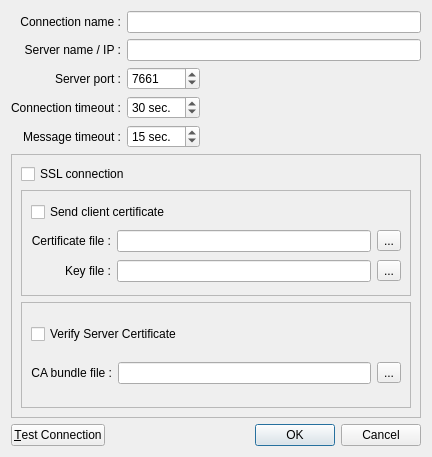
<?xml version="1.0" encoding="UTF-8"?>
<ui version="4.0">
 <class>ServerDefinitionDialog</class>
 <widget class="QDialog" name="ServerDefinitionDialog">
  <property name="windowModality">
   <enum>Qt::WindowModal</enum>
  </property>
  <property name="geometry">
   <rect>
    <x>0</x>
    <y>0</y>
    <width>432</width>
    <height>457</height>
   </rect>
  </property>
  <property name="windowTitle">
   <string>Connection Parameters</string>
  </property>
  <property name="windowIcon">
   <iconset resource="../qtclient/qtclient.qrc">
    <normaloff>:/images/world.png</normaloff>:/images/world.png</iconset>
  </property>
  <layout class="QGridLayout" name="gridLayout_5">
   <item row="0" column="0">
    <layout class="QGridLayout" name="gridLayout">
     <item row="1" column="1" colspan="2">
      <widget class="QLineEdit" name="hostEdit"/>
     </item>
     <item row="2" column="0">
      <widget class="QLabel" name="portLbl">
       <property name="text">
        <string>Server port :</string>
       </property>
       <property name="alignment">
        <set>Qt::AlignRight|Qt::AlignTrailing|Qt::AlignVCenter</set>
       </property>
      </widget>
     </item>
     <item row="0" column="0">
      <widget class="QLabel" name="nameLbl">
       <property name="text">
        <string>Connection name :</string>
       </property>
       <property name="alignment">
        <set>Qt::AlignRight|Qt::AlignTrailing|Qt::AlignVCenter</set>
       </property>
      </widget>
     </item>
     <item row="2" column="1">
      <widget class="QSpinBox" name="portSpinBox">
       <property name="minimum">
        <number>1</number>
       </property>
       <property name="maximum">
        <number>65535</number>
       </property>
       <property name="value">
        <number>7661</number>
       </property>
      </widget>
     </item>
     <item row="0" column="1" colspan="2">
      <widget class="QLineEdit" name="nameEdit"/>
     </item>
     <item row="1" column="0">
      <widget class="QLabel" name="hostLbl">
       <property name="text">
        <string>Server name / IP :</string>
       </property>
       <property name="alignment">
        <set>Qt::AlignRight|Qt::AlignTrailing|Qt::AlignVCenter</set>
       </property>
      </widget>
     </item>
     <item row="3" column="2">
      <spacer name="horizontalSpacer">
       <property name="orientation">
        <enum>Qt::Horizontal</enum>
       </property>
       <property name="sizeType">
        <enum>QSizePolicy::Expanding</enum>
       </property>
       <property name="sizeHint" stdset="0">
        <size>
         <width>179</width>
         <height>20</height>
        </size>
       </property>
      </spacer>
     </item>
     <item row="4" column="1">
      <widget class="QSpinBox" name="msgTimeoutSpinBox">
       <property name="suffix">
        <string> sec.</string>
       </property>
       <property name="maximum">
        <number>999</number>
       </property>
       <property name="value">
        <number>15</number>
       </property>
      </widget>
     </item>
     <item row="3" column="1">
      <widget class="QSpinBox" name="connTimeoutSpinBox">
       <property name="suffix">
        <string> sec.</string>
       </property>
       <property name="maximum">
        <number>999</number>
       </property>
       <property name="value">
        <number>30</number>
       </property>
      </widget>
     </item>
     <item row="3" column="0">
      <widget class="QLabel" name="connTimeoutLbl">
       <property name="text">
        <string>Connection timeout :</string>
       </property>
      </widget>
     </item>
     <item row="4" column="0">
      <widget class="QLabel" name="msgTimeoutLbl">
       <property name="text">
        <string>Message timeout :</string>
       </property>
       <property name="alignment">
        <set>Qt::AlignRight|Qt::AlignTrailing|Qt::AlignVCenter</set>
       </property>
      </widget>
     </item>
    </layout>
   </item>
   <item row="2" column="0">
    <layout class="QHBoxLayout" name="horizontalLayout">
     <item>
      <widget class="QPushButton" name="testBttn">
       <property name="text">
        <string>&amp;Test Connection</string>
       </property>
      </widget>
     </item>
     <item>
      <widget class="QDialogButtonBox" name="buttonBox">
       <property name="layoutDirection">
        <enum>Qt::LeftToRight</enum>
       </property>
       <property name="orientation">
        <enum>Qt::Horizontal</enum>
       </property>
       <property name="standardButtons">
        <set>QDialogButtonBox::Cancel|QDialogButtonBox::Ok</set>
       </property>
      </widget>
     </item>
    </layout>
   </item>
   <item row="1" column="0">
    <widget class="QFrame" name="SSLframe">
     <property name="frameShape">
      <enum>QFrame::StyledPanel</enum>
     </property>
     <property name="frameShadow">
      <enum>QFrame::Raised</enum>
     </property>
     <layout class="QGridLayout" name="gridLayout_4">
      <item row="0" column="0">
       <widget class="QCheckBox" name="SSLcheck">
        <property name="text">
         <string>SSL connection</string>
        </property>
       </widget>
      </item>
      <item row="1" column="0">
       <widget class="QFrame" name="SSLclientFrame">
        <property name="frameShape">
         <enum>QFrame::StyledPanel</enum>
        </property>
        <property name="frameShadow">
         <enum>QFrame::Sunken</enum>
        </property>
        <layout class="QGridLayout" name="gridLayout_3">
         <item row="0" column="0" colspan="2">
          <widget class="QCheckBox" name="clientCertCheck">
           <property name="text">
            <string>Send client certificate</string>
           </property>
          </widget>
         </item>
         <item row="1" column="0">
          <widget class="QLabel" name="certificateLbl">
           <property name="text">
            <string>Certificate file :</string>
           </property>
           <property name="alignment">
            <set>Qt::AlignRight|Qt::AlignTrailing|Qt::AlignVCenter</set>
           </property>
          </widget>
         </item>
         <item row="1" column="1">
          <widget class="QLineEdit" name="certEdit"/>
         </item>
         <item row="1" column="2">
          <widget class="QToolButton" name="certFileBttn">
           <property name="text">
            <string>...</string>
           </property>
          </widget>
         </item>
         <item row="2" column="0">
          <widget class="QLabel" name="keyLbl">
           <property name="text">
            <string>Key file :</string>
           </property>
           <property name="alignment">
            <set>Qt::AlignRight|Qt::AlignTrailing|Qt::AlignVCenter</set>
           </property>
          </widget>
         </item>
         <item row="2" column="1">
          <widget class="QLineEdit" name="keyEdit"/>
         </item>
         <item row="2" column="2">
          <widget class="QToolButton" name="keyFileBttn">
           <property name="text">
            <string>...</string>
           </property>
          </widget>
         </item>
        </layout>
       </widget>
      </item>
      <item row="2" column="0">
       <widget class="QFrame" name="SSLverifyFrame">
        <property name="frameShape">
         <enum>QFrame::StyledPanel</enum>
        </property>
        <property name="frameShadow">
         <enum>QFrame::Sunken</enum>
        </property>
        <layout class="QGridLayout" name="gridLayout_2">
         <item row="1" column="0">
          <widget class="QLabel" name="CAbundleLbl">
           <property name="text">
            <string>CA bundle file :</string>
           </property>
           <property name="alignment">
            <set>Qt::AlignRight|Qt::AlignTrailing|Qt::AlignVCenter</set>
           </property>
          </widget>
         </item>
         <item row="1" column="1">
          <widget class="QLineEdit" name="CAbundleEdit"/>
         </item>
         <item row="0" column="0" colspan="2">
          <widget class="QCheckBox" name="SSLverifyCheck">
           <property name="text">
            <string>Verify Server Certificate</string>
           </property>
          </widget>
         </item>
         <item row="1" column="2">
          <widget class="QToolButton" name="CAbundleFileBttn">
           <property name="text">
            <string>...</string>
           </property>
          </widget>
         </item>
        </layout>
       </widget>
      </item>
     </layout>
    </widget>
   </item>
  </layout>
 </widget>
 <tabstops>
  <tabstop>nameEdit</tabstop>
  <tabstop>hostEdit</tabstop>
  <tabstop>portSpinBox</tabstop>
  <tabstop>SSLcheck</tabstop>
  <tabstop>clientCertCheck</tabstop>
  <tabstop>certEdit</tabstop>
  <tabstop>certFileBttn</tabstop>
  <tabstop>keyEdit</tabstop>
  <tabstop>keyFileBttn</tabstop>
  <tabstop>SSLverifyCheck</tabstop>
  <tabstop>CAbundleEdit</tabstop>
  <tabstop>CAbundleFileBttn</tabstop>
  <tabstop>testBttn</tabstop>
  <tabstop>buttonBox</tabstop>
 </tabstops>
 <resources>
  <include location="../qtclient/qtclient.qrc"/>
 </resources>
 <connections>
  <connection>
   <sender>buttonBox</sender>
   <signal>accepted()</signal>
   <receiver>ServerDefinitionDialog</receiver>
   <slot>accept()</slot>
   <hints>
    <hint type="sourcelabel">
     <x>248</x>
     <y>254</y>
    </hint>
    <hint type="destinationlabel">
     <x>157</x>
     <y>274</y>
    </hint>
   </hints>
  </connection>
  <connection>
   <sender>buttonBox</sender>
   <signal>rejected()</signal>
   <receiver>ServerDefinitionDialog</receiver>
   <slot>reject()</slot>
   <hints>
    <hint type="sourcelabel">
     <x>316</x>
     <y>260</y>
    </hint>
    <hint type="destinationlabel">
     <x>286</x>
     <y>274</y>
    </hint>
   </hints>
  </connection>
 </connections>
</ui>
